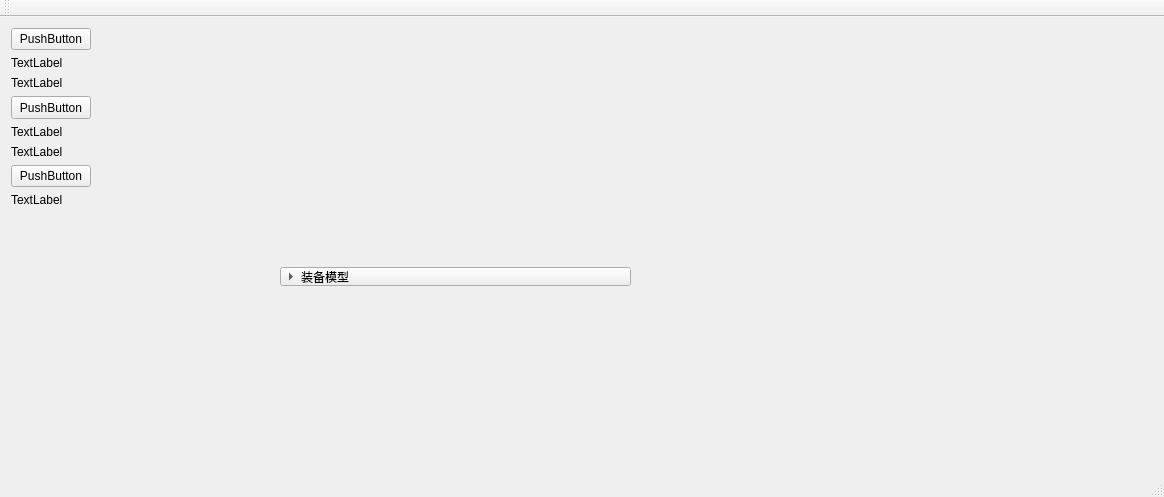
<?xml version="1.0" encoding="UTF-8"?>
<ui version="4.0">
 <class>MainWindow</class>
 <widget class="QMainWindow" name="MainWindow">
  <property name="geometry">
   <rect>
    <x>0</x>
    <y>0</y>
    <width>1164</width>
    <height>497</height>
   </rect>
  </property>
  <property name="windowTitle">
   <string>MainWindow</string>
  </property>
  <widget class="QWidget" name="centralWidget">
   <widget class="QToolButton" name="toolButton">
    <property name="geometry">
     <rect>
      <x>280</x>
      <y>250</y>
      <width>351</width>
      <height>19</height>
     </rect>
    </property>
    <property name="layoutDirection">
     <enum>Qt::LeftToRight</enum>
    </property>
    <property name="styleSheet">
     <string notr="true">QToolBurron{text-align:right;}</string>
    </property>
    <property name="text">
     <string>装备模型</string>
    </property>
    <property name="toolButtonStyle">
     <enum>Qt::ToolButtonTextBesideIcon</enum>
    </property>
    <property name="autoRaise">
     <bool>false</bool>
    </property>
    <property name="arrowType">
     <enum>Qt::RightArrow</enum>
    </property>
   </widget>
   <widget class="QWidget" name="">
    <layout class="QVBoxLayout" name="verticalLayout_4">
     <item>
      <layout class="QVBoxLayout" name="verticalLayout">
       <item>
        <widget class="QPushButton" name="pushButton">
         <property name="text">
          <string>PushButton</string>
         </property>
        </widget>
       </item>
       <item>
        <widget class="QLabel" name="label_2">
         <property name="text">
          <string>TextLabel</string>
         </property>
        </widget>
       </item>
       <item>
        <widget class="QLabel" name="label_3">
         <property name="text">
          <string>TextLabel</string>
         </property>
        </widget>
       </item>
      </layout>
     </item>
     <item>
      <layout class="QVBoxLayout" name="verticalLayout_2">
       <item>
        <widget class="QPushButton" name="pushButton_2">
         <property name="enabled">
          <bool>true</bool>
         </property>
         <property name="sizePolicy">
          <sizepolicy hsizetype="Minimum" vsizetype="Preferred">
           <horstretch>0</horstretch>
           <verstretch>0</verstretch>
          </sizepolicy>
         </property>
         <property name="minimumSize">
          <size>
           <width>35</width>
           <height>23</height>
          </size>
         </property>
         <property name="text">
          <string>PushButton</string>
         </property>
        </widget>
       </item>
       <item>
        <widget class="QLabel" name="label_4">
         <property name="text">
          <string>TextLabel</string>
         </property>
        </widget>
       </item>
       <item>
        <widget class="QLabel" name="label_5">
         <property name="text">
          <string>TextLabel</string>
         </property>
        </widget>
       </item>
      </layout>
     </item>
     <item>
      <layout class="QVBoxLayout" name="verticalLayout_3">
       <item>
        <widget class="QPushButton" name="pushButton_3">
         <property name="sizePolicy">
          <sizepolicy hsizetype="Preferred" vsizetype="Fixed">
           <horstretch>0</horstretch>
           <verstretch>0</verstretch>
          </sizepolicy>
         </property>
         <property name="text">
          <string>PushButton</string>
         </property>
        </widget>
       </item>
       <item>
        <widget class="QLabel" name="label_6">
         <property name="text">
          <string>TextLabel</string>
         </property>
        </widget>
       </item>
      </layout>
     </item>
    </layout>
   </widget>
  </widget>
  <widget class="QMenuBar" name="menuBar">
   <property name="geometry">
    <rect>
     <x>0</x>
     <y>0</y>
     <width>1164</width>
     <height>22</height>
    </rect>
   </property>
  </widget>
  <widget class="QToolBar" name="mainToolBar">
   <attribute name="toolBarArea">
    <enum>TopToolBarArea</enum>
   </attribute>
   <attribute name="toolBarBreak">
    <bool>false</bool>
   </attribute>
  </widget>
  <widget class="QStatusBar" name="statusBar"/>
 </widget>
 <layoutdefault spacing="6" margin="11"/>
 <resources/>
 <connections/>
</ui>
